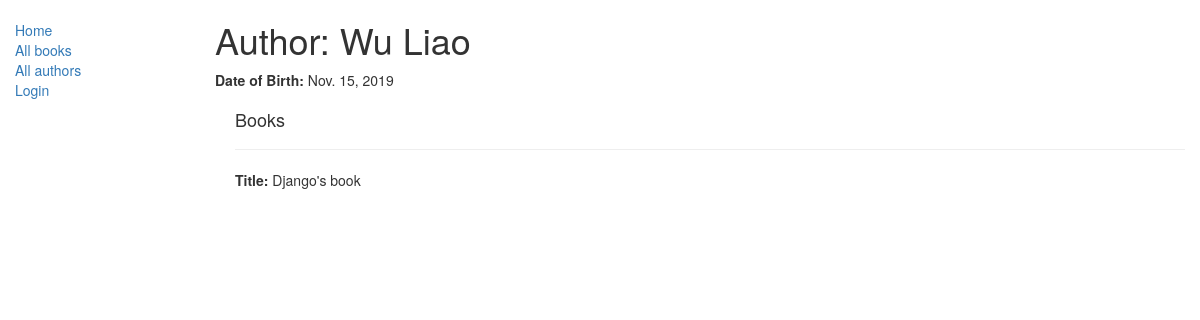
The page /catalog/author/1 on the database as committed earlier.
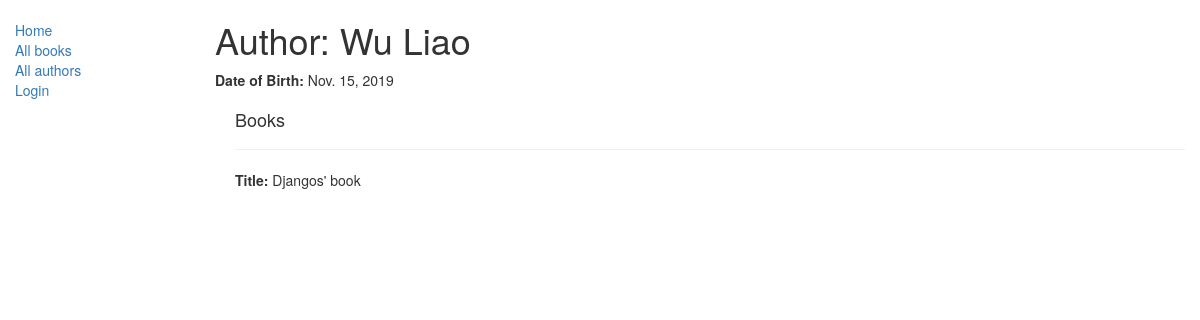
The same page on the database as committed later.
### catalog/models.py (models this page shows, shortened)
class Book(models.Model):
       title = models.CharField(max_length=200)
       author = models.ForeignKey('Author', on_delete=models.SET_NULL, null=True)
       summary = models.TextField(max_length=1000, help_text="Enter a brief description of the book")
       isbn = models.CharField('ISBN',max_length=13, help_text='13 Character <a href="https://www.isbn-international.org/content/what-isbn">ISBN number</a>')
       genre = models.ManyToManyField(Genre, help_text="Select a genre for this book")
       def display_genre(self):
           """
           Creates a string for the Genre. This is required to display genre in Admin.
           """
           return ', '.join([ genre.name for genre in self.genre.all()[:3] ])
       display_genre.short_description = 'Genre'

### catalog/views.py (the view)
# urls.py: path('author/<int:pk>', views.AuthorDetailView.as_view(), name='author-detail'),
class AuthorDetailView(generic.DetailView):
         model = Author

### catalog/templates/catalog/author_detail.html
{% extends "base_generic.html" %}
{% block content %}
<h1>Author: {{ author.first_name }} {{ author.last_name }}</h1>
  <p><strong>Date of Birth:</strong> {{ author.date_of_birth }} </p>
  <div style="margin-left:20px;margin-top:20px">
    <h4>Books</h4>
    {% for book in author.book_set.all %}
    <hr>
    <p><strong>Title:</strong> {{book.title}}</p>
    {% endfor %}
  </div>
{% endblock %}

Rows that differ between the two databases and show on the page:
changed Book: title "Django's book" → "Djangos' book"
